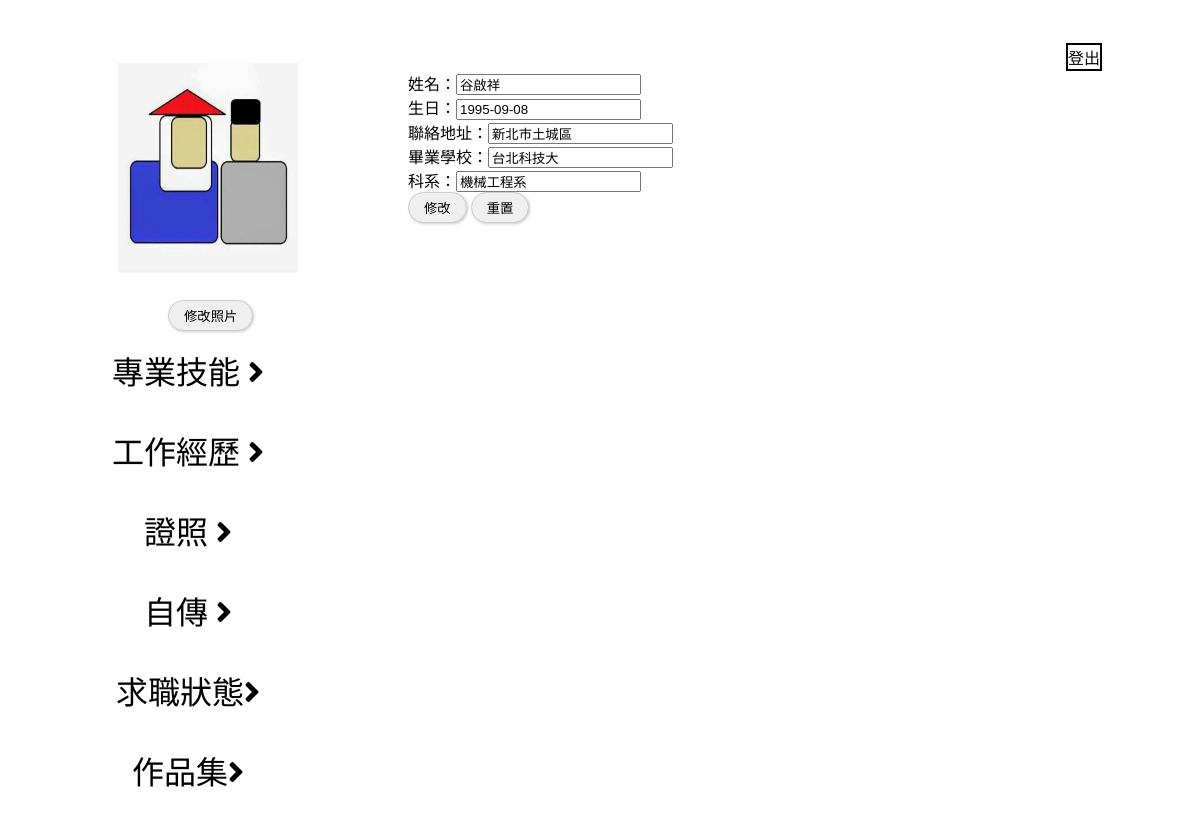
The app's page /admin.php with its own data.
### tables this page shows
CREATE TABLE `information` (
  `id` int(10) NOT NULL,
  `acc` varchar(10) NOT NULL,
  `pw` varchar(10) NOT NULL,
  `name` varchar(4) NOT NULL,
  `birthday` date NOT NULL,
  `addr` varchar(60) NOT NULL,
  `profile` text NOT NULL,
  `Education` varchar(20) NOT NULL,
  `major` varchar(20) NOT NULL
);

### api/base.php (called while the page is built, shortened)
<?php
$dsn = "mysql:host=localhost;charset=utf8;dbname=resume";
$pdo = new PDO($dsn,"root","123");
function selectA( $table){
    global $pdo;
    $sql = "select * from $table "  ;
    return $pdo->query($sql)->fetchAll(PDO::FETCH_ASSOC);
}
?>

### admin.php (the view, shortened to what this page needs)
<!DOCTYPE html>
<html lang="en">
<head>
    <link rel="stylesheet" href="./css/style.css">
    <link rel="stylesheet" href="./css/all.min.css">
</head>
<body>
    <div class="main">
        <div class="title">
            <div class="photo">
                <img src="./img/photo_sticker.jpg" alt=""><br>
                <input type="button" class="btn" style="margin-left:80px; margin-top: -50px" id="photoEdit" value="修改照片">
            </div>
            <div class="information">
                <form action="">
                    <?php
                        include_once ("./api/base.php");
                        $profile =selectA("information");
                        foreach( $profile as $row){
                            echo "<input type='hidden' id='id' name='id' value='$row[id]'><br>";
                            echo "姓名：<input type='text' id='name' name='name' value='$row[name]'><br>";
                            echo "生日：<input type='text' id='birthday' name='birthday' value='$row[birthday]'><br>";
                            echo "聯絡地址：<input type='text' id='addr' name='addr' value='$row[addr]'><br>";
                            echo "畢業學校：<input type='text' id='Education' name='Education' value='$row[Education]'><br>";
                            echo "科系：<input type='text' id='major' name='major' value='$row[major]'><br>";
                        }
                    ?>
                    <input type="button" class="btn" value="修改" id="profileEdit">
                    <input type="reset" class="btn" value="重置">
                </form>
            </div>
        </div>
        <div class="login">登出</div>
        <div class="middle">
            <div class="select">
                <div id="skill">專業技能 <i class="fas fa-angle-right"></i></div>
                <div id="work">工作經歷 <i class="fas fa-angle-right"></i></a></div>
                <div id="license">證照 <i class="fas fa-angle-right"></i></a></div>
                <div id="coverLetter">自傳 <i class="fas fa-angle-right"></i></a></div>
                <div id="newwork">求職狀態<i class="fas fa-angle-right"></i></a></div>
                <div id="portfolio">作品集<i class="fas fa-angle-right"></i></a></div>
            </div>
            <div class="content">
            </div>
        </div>
    </div>
    <?php
        include_once ("./api/base.php");
    ?>
</body>
</html>

### css/style.css (style rules this page uses)
.main { width: 1024px; height: 768px; margin: auto; position: relative; top: 25px; }
.title { width: 100%; height: 300px; position: relative; }
.photo { width: 300px; height: 100%; display: inline-block; position: absolute; }
.photo img { margin: 30px; width: 60%; height: 70%; }
.information { width: calc( 1024px - 300px); height: 100%; display: inline-block; position: absolute; left: 300px; top: 0; padding: 20px; padding-right: 50px; }
.middle { width: 100%; height: calc( 768px - 300px); position: relative; }
.select { width: 200px; height: 100%; display: inline-block; }
.content { width: calc( 100% - 200px); height: 100%; position: absolute; left: 200px; display: inline-block; padding: 20px; }
.login { position: absolute; right: 10px; top: 10px; border: 2px solid black; }
.select > div { font-size: 32px; margin: 0; text-align: center; height: 80px; width: 100%; line-height: 80px; }
.btn { display: inline-block; border: 1px solid #ccc; padding: 5px 15px; border-radius: 20px; box-shadow: 1px 1px 3px #ccc; }

### records on screen
information: name "谷啟祥", birthday "1995-09-08", addr "新北市土城區", Education "台北科技大", major "機械工程系"
